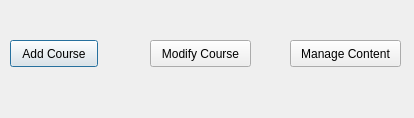
<?xml version="1.0" encoding="UTF-8"?>
<ui version="4.0">
 <class>ContentManagementInterface</class>
 <widget class="QDialog" name="ContentManagementInterface">
  <property name="geometry">
   <rect>
    <x>0</x>
    <y>0</y>
    <width>414</width>
    <height>118</height>
   </rect>
  </property>
  <property name="windowTitle">
   <string>Dialog</string>
  </property>
  <widget class="QPushButton" name="addCourseButton">
   <property name="geometry">
    <rect>
     <x>10</x>
     <y>40</y>
     <width>88</width>
     <height>27</height>
    </rect>
   </property>
   <property name="text">
    <string>Add Course</string>
   </property>
  </widget>
  <widget class="QPushButton" name="modifyCourseButton">
   <property name="geometry">
    <rect>
     <x>150</x>
     <y>40</y>
     <width>101</width>
     <height>27</height>
    </rect>
   </property>
   <property name="text">
    <string>Modify Course</string>
   </property>
  </widget>
  <widget class="QPushButton" name="manageContentButton">
   <property name="geometry">
    <rect>
     <x>290</x>
     <y>40</y>
     <width>111</width>
     <height>27</height>
    </rect>
   </property>
   <property name="text">
    <string>Manage Content</string>
   </property>
  </widget>
 </widget>
 <resources/>
 <connections/>
</ui>
